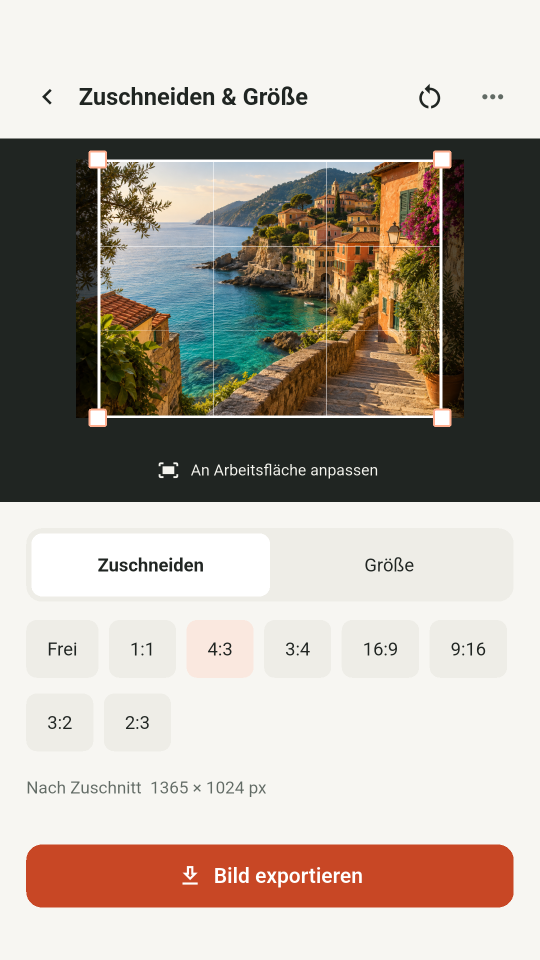
#> input picture docs/store-assets/2026-11-11/raw/android-phone/de-DE/crop.png, 1080 x 1920 px, found by its file name (shown at 1/2 size)
$ python feature_graphics.py
#> lines starting #> are read from the running program, lines starting #| are printed output that depends on the picture
#!/usr/bin/env python3
"""Produce localized Google Play feature-graphic sources and current icons."""
import html
import json
import pathlib
from PIL import Image

ROOT=pathlib.Path(__file__).resolve().parents[2]
BASE=ROOT/'docs/store-assets/2026-11-11'
copies=json.loads((ROOT/'scripts/store/copy.json').read_text())
#> (reads scripts/store/copy.json from the repository)
for locale,copy in copies.items():
    source=BASE/'source'/locale/'feature'
    source.mkdir(parents=True,exist_ok=True)
    out=BASE/'upload'/locale/'google-play/feature'
    out.mkdir(parents=True,exist_ok=True)
    raw=BASE/'raw/android-phone'/locale/'crop.png'
    if not raw.exists():
        continue
    im=Image.open(raw)
#> im is the input picture: PIL image 1080x1920 RGBA; mean R, G, B, A 178.1, 169.3, 159.8, 255
    im.crop((105,278,970,879)).convert('RGB').save(source/'crop-detail.png')
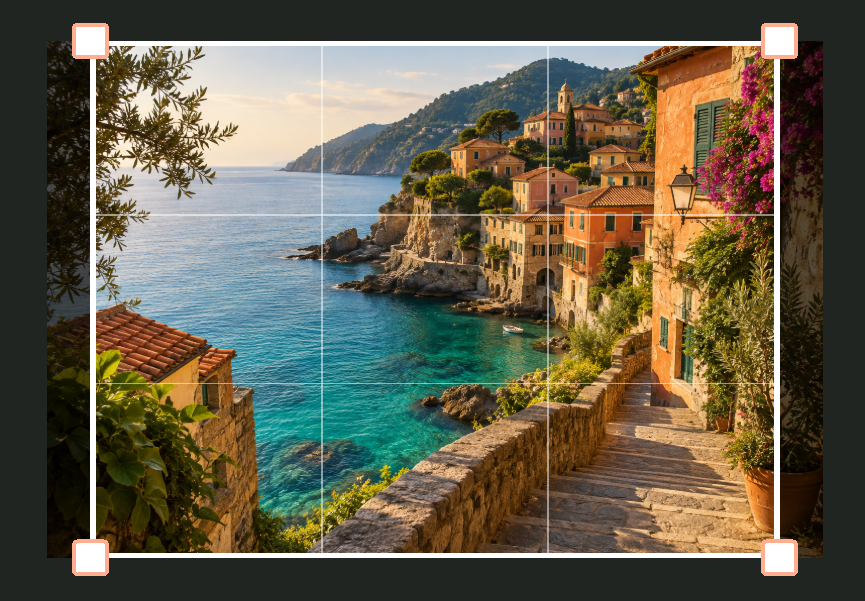
#> saved as crop-detail.png: PIL image 865x601 RGB; mean R, G, B 100.2, 94.1, 75
    page=f'''<!doctype html><html lang="{locale}"><meta charset="utf-8"><style>
*{{box-sizing:border-box}}html,body{{margin:0;width:1024px;height:500px;overflow:hidden}}
body{{background:#C84725;color:white;font-family:"PingFang SC","Helvetica Neue",Arial,sans-serif}}
.brand{{position:absolute;left:84px;top:91px;font-size:31px;font-weight:500;line-height:1.2}}
h1{{position:absolute;left:84px;top:158px;width:423px;margin:0;font-size:58px;line-height:1.17;font-weight:600;white-space:pre-line}}
.shot{{position:absolute;left:540px;top:98px;width:403px;height:280px;margin:0;overflow:hidden;border-radius:12px;box-shadow:0 12px 24px #692b1b33}}
.shot img{{display:block;width:100%;height:100%;object-fit:contain}}
</style><body><div class="brand">Pictools</div><h1>{html.escape(copy['feature'])}</h1>
<figure class="shot"><img src="crop-detail.png" alt="{html.escape(copy['screens'][0][2],quote=True)}"></figure></body></html>'''
    path=source/'feature.html';path.write_text(page)
    manifest={'version':1,'generator':'scripts/store/feature_graphics.py',
      'target':{'platform':'google-play','device_group':'feature graphic','preset':'google-play-feature-graphic',
        'width':1024,'height':500,'orientation':'landscape','locale':locale,
        'source_url':'https://support.google.com/googleplay/android-developer/answer/9866151','last_checked':'2026-11-11'},
      'outputs':[{'id':'feature-graphic','screen_name':'crop','style':'split-caption',
        'width':1024,'height':500,'platform':'google-play','preset':'google-play-feature-graphic','locale':locale,
        'caption':copy['feature'],'alt_text':copy['screens'][0][2],'source':'android-emulator',
        'source_path':str(raw),'html_path':str(path),'png_path':str(out/'feature-graphic.png'),
        'caption_area_percent':18,'render_status':'not-rendered','status':'html-ready'}]}
    (out/'manifest.store.json').write_text(json.dumps(manifest,ensure_ascii=False,indent=2))
icons=BASE/'upload/shared-icons';icons.mkdir(parents=True,exist_ok=True)
#> (the run stopped early here; a loop or call above may not have finished)
